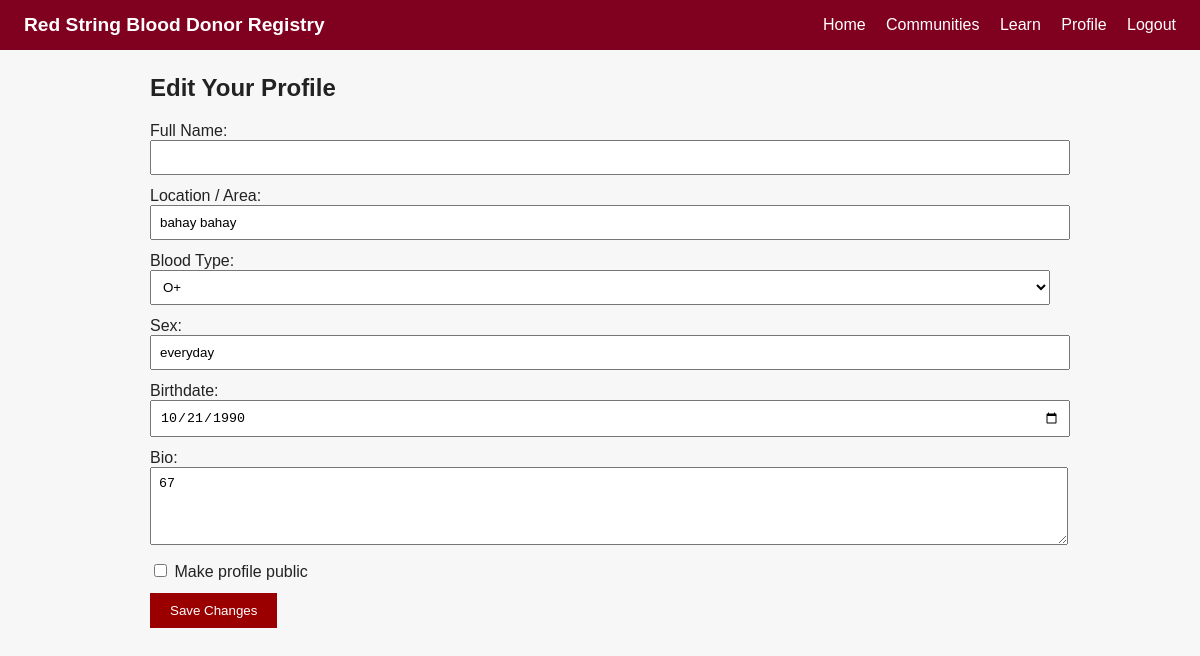
Before: /profile/edit (signed in) with the older database file.
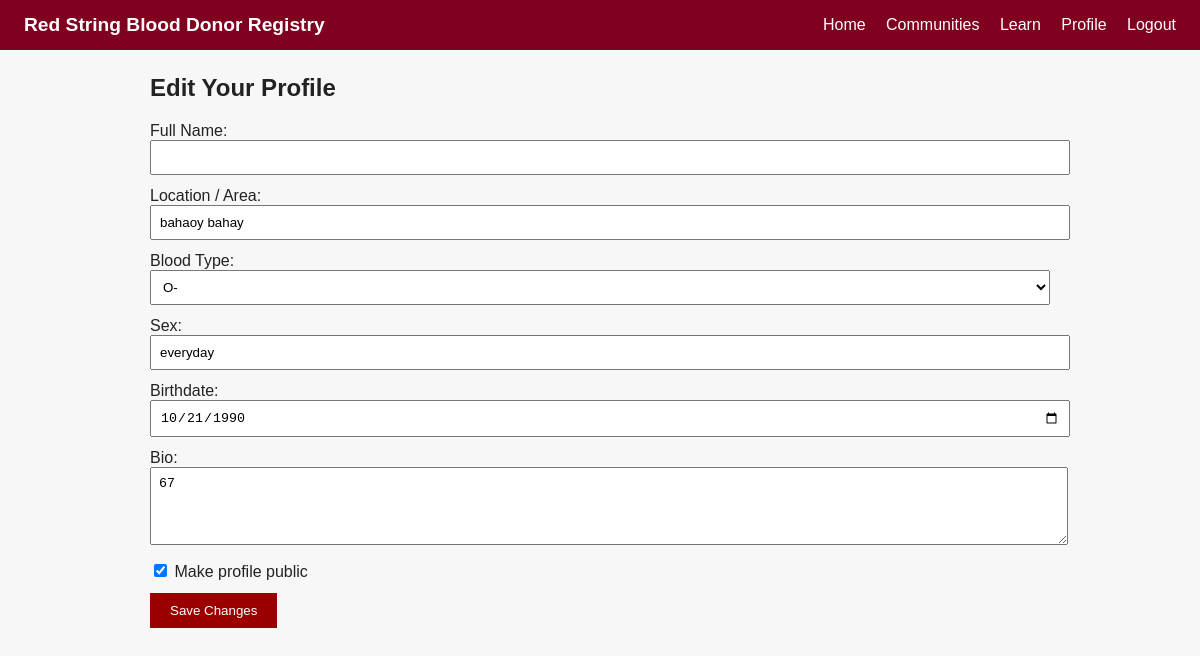
After: the same page with the newer database file.
### models.py (models this page shows)
class Profile(db.Model):
    id = db.Column(db.Integer, primary_key=True)
    user_id = db.Column(db.Integer, db.ForeignKey("user.id"), nullable=False)
    full_name = db.Column(db.String(100))
    location = db.Column(db.String(100))
    sex = db.Column(db.String(20))
    birthdate = db.Column(db.Date)
    blood_type = db.Column(db.String(10))
    bio = db.Column(db.Text)
    picture_filename = db.Column(db.String(255), default="default.jpg")
    is_public = db.Column(db.Boolean, default=True)

### app.py (the view, shortened to what this page needs)
@app.route('/profile/edit', methods=['GET', 'POST'])
@login_required
def edit_profile():
    user_profile = Profile.query.filter_by(user_id=current_user.id).first()
    if not user_profile:
        user_profile = Profile(user_id=current_user.id)
        db.session.add(user_profile)
        db.session.commit()
    return render_template('edit_profile.html', profile=user_profile)

### app.py (called while the page is built)
@login_manager.user_loader
def load_user(user_id):
    return User.query.get(int(user_id))

### templates/edit_profile.html (shortened to what this page needs)
{% extends "base.html" %}
{% block content %}
<h2>Edit Your Profile</h2>
<form method="POST">
    <div style="margin-bottom: 12px;">
        <label>Full Name:</label><br>
        <input type="text" name="full_name" value="{{ profile.name or '' }}" style="width: 100%; padding: 8px;">
    </div>
    <div style="margin-bottom: 12px;">
        <label>Location / Area:</label><br>
        <input type="text" name="location" value="{{ profile.location or '' }}" style="width: 100%; padding: 8px;">
    </div>
    <div style="margin-bottom: 12px;">
        <label>Blood Type:</label><br>
        <select name="blood_type" style="width: 100%; padding: 8px;">
            <option value="O+" {% if profile.blood_type == 'O+' %}selected{% endif %}>O+</option>
            <option value="O-" {% if profile.blood_type == 'O-' %}selected{% endif %}>O-</option>
        </select>
    </div>
    <div style="margin-bottom: 12px;">
        <label>Sex:</label><br>
        <input type="text" name="sex" value="{{ profile.sex or '' }}" style="width: 100%; padding: 8px;">
    </div>
    <div style="margin-bottom: 12px;">
        <label>Birthdate:</label><br>
        <input type="date" name="birthdate" value="{{ profile.birthdate or '' }}" style="width: 100%; padding: 8px;">
    </div>
    <div style="margin-bottom: 12px;">
        <label>Bio:</label><br>
        <textarea name="bio" rows="4" style="width: 100%; padding: 8px;">{{ profile.bio or '' }}</textarea>
    </div>
    <div style="margin-bottom: 12px;">
        <label>
            <input type="checkbox" name="is_public" {% if profile.is_public %}checked{% endif %}> Make profile public
        </label>
    </div>
    <button type="submit" style="padding: 10px 20px; background: #9b0000; color: white; border: none; cursor: pointer;">Save Changes</button>
</form>
{% endblock %}

Changed rows visible on the page:
changed Profile "everyday": location "bahay bahay" → "bahaoy bahay"; blood_type "O+" → "O-"; is_public "☐" → "☑"
